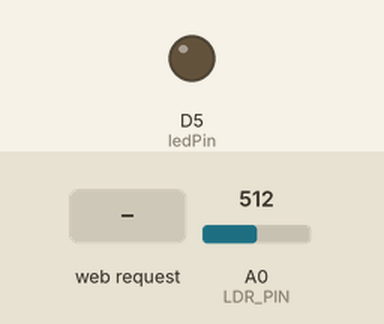
Simulated run of this sketch. Board: ESP8266 (NodeMCU). Parts: output pins drawn as LEDs (lit = HIGH). Inputs (shaded band) come from the test bench; at power-on: A0 (LDR_PIN) = 512. WiFi joins after 1.5 s; servers stay silent unless stated; the local clock reads 2024-03-15 10:24:30 at power-on unless the sketch sets it; what the sketch prints to the serial monitor is not drawn.

Above: at 3.0 s.
3.1 s: HTTP request GET /?LED=ON received
At 4.0 s:
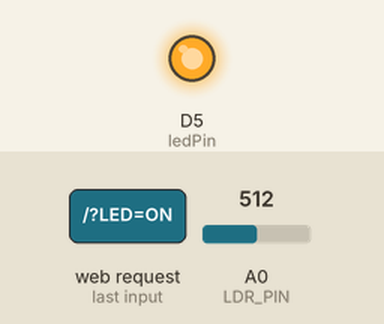
4.6 s: HTTP request GET /?LED=OFF received
At 6.1 s:
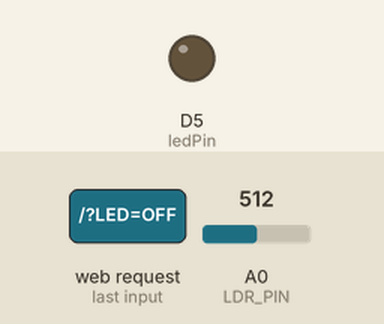
Timing chart, 0 to 7.6 s (numbered marks = the images above; inputs shaded):
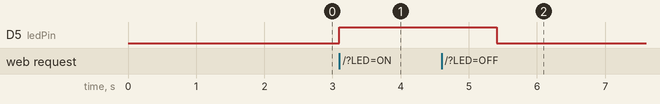

Measured:
- after the input at 3.1 s, D5 (ledPin): LOW → HIGH at once
- after the input at 4.6 s, D5 (ledPin): HIGH → LOW after 0.81 s

The sketch:

Smart_Light.ino
```cpp
#include <ESP8266WiFi.h>
#include <WiFiClientSecure.h>
#include <UniversalTelegramBot.h>
#include <ArduinoJson.h>
WiFiServer server(80);
const int ledPin = D5;
// Replace with your network credentials
#define WIFI_SSID ""
#define WIFI_PASSWORD ""

// Telegram BOT Token (Get from Botfather)
#define BOT_TOKEN "" // Replace with your bot token
#define CHAT_ID "" // Replace with your chat ID

// Pin where the LDR is connected
#define LDR_PIN A0

X509List cert(TELEGRAM_CERTIFICATE_ROOT);
WiFiClientSecure secured_client;
UniversalTelegramBot bot(BOT_TOKEN, secured_client);

void setup() {
  Serial.begin(115200);
  Serial.println();
  pinMode(ledPin, OUTPUT);
  // Connect to Wi-Fi
  Serial.print("Connecting to Wifi SSID ");
  Serial.println(WIFI_SSID);
  WiFi.begin(WIFI_SSID, WIFI_PASSWORD);
  secured_client.setTrustAnchors(&cert); // Add root certificate for api.telegram.org

  while (WiFi.status() != WL_CONNECTED) {
    Serial.print(".");
    delay(500);
  }
  Serial.println("\nWiFi connected. IP address: " + WiFi.localIP().toString());

  // Synchronize time with NTP server
  Serial.print("Retrieving time: ");
  configTime(0, 0, "pool.ntp.org");
  time_t now = time(nullptr);
  while (now < 24 * 3600) {
    Serial.print(".");
    delay(100);
    now = time(nullptr);
  }
  Serial.println("Time retrieved: " + String(now));

  // Notify Telegram Bot of startup
  bot.sendMessage(CHAT_ID, "Bot started up", "");
  server.begin();
}

void loop() {
  // Read LDR value
 WiFiClient client = server.available();
  if (client) {
    Serial.println("Client connected!");
    String request = client.readStringUntil('\r');
    Serial.print("Request: ");
    Serial.println(request);
    client.flush();
    if (request.indexOf("LED=ON") != -1) {
      digitalWrite(ledPin, HIGH);
      client.print("HTTP/1.1 200 OK\r\nContent-Type: text/html\r\n\r\nLED is ON");
    }
    if (request.indexOf("LED=OFF") != -1) {
      digitalWrite(ledPin, LOW);
      client.print("HTTP/1.1 200 OK\r\nContent-Type: text/html\r\n\r\nLED is OFF");
    }
    client.stop();
    Serial.println("Client disconnected.");
  int ldrValue = analogRead(LDR_PIN);
  Serial.println("LDR Value: " + String(ldrValue));

  // Check if LDR value exceeds the threshold
  if (ldrValue > 20) {
    Serial.println("LDR value exceeds threshold. Sending Telegram message...");
    bot.sendMessage(CHAT_ID, "Alert! LDR value is above 20: " + String(ldrValue), "");
    delay(1000); // Avoid spamming messages (10 seconds delay)
  }

  delay(1000); // Main loop delay
}
}
```
